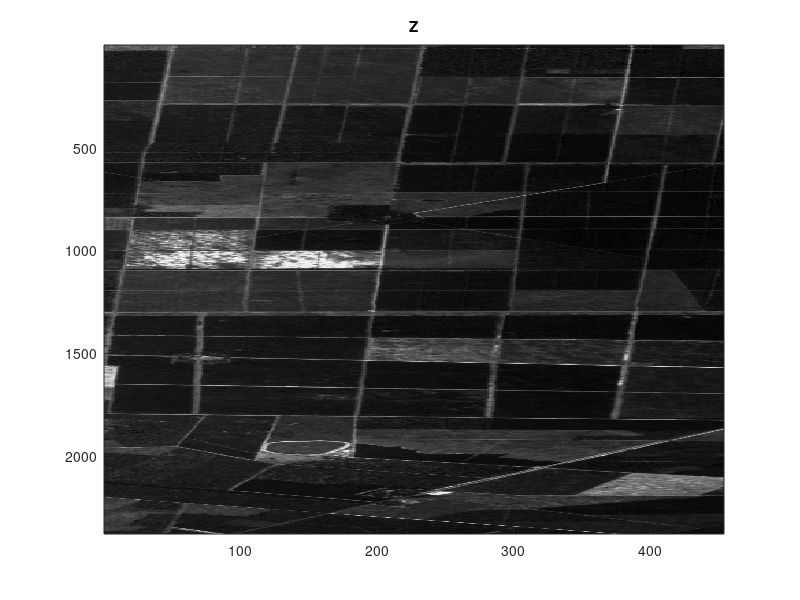
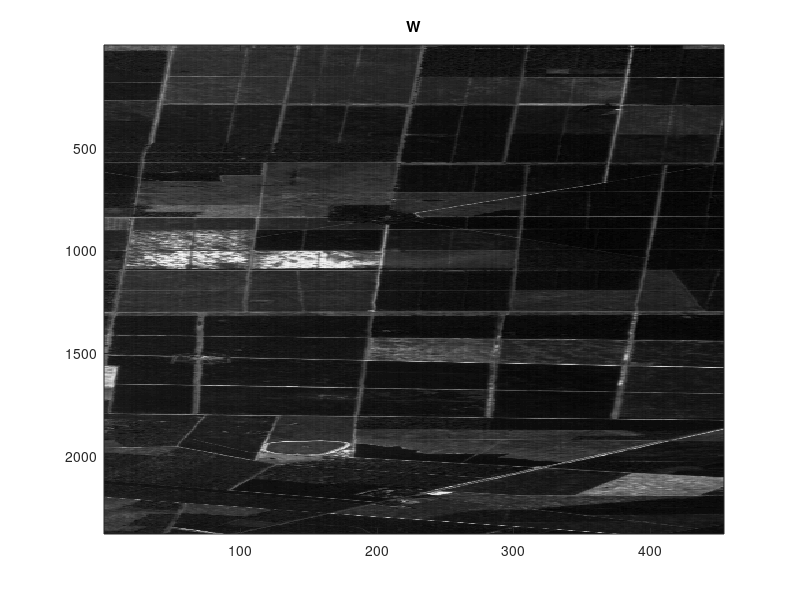
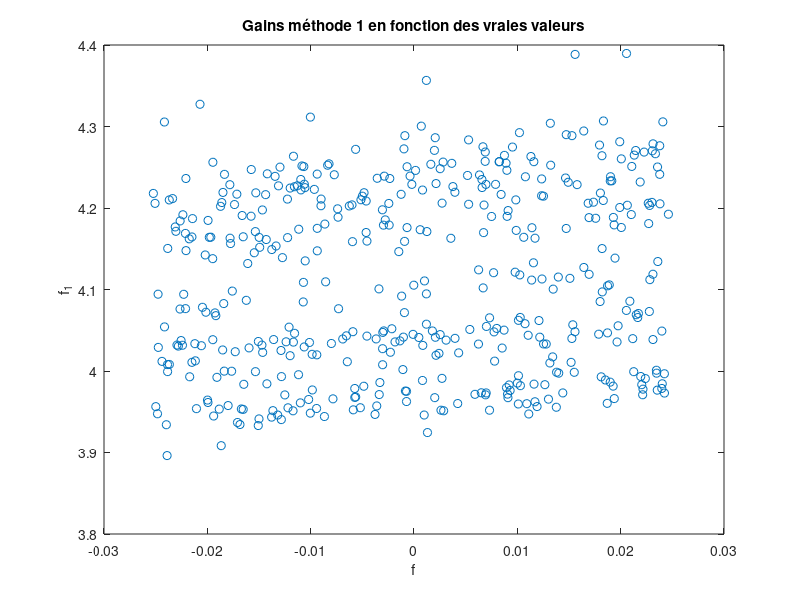
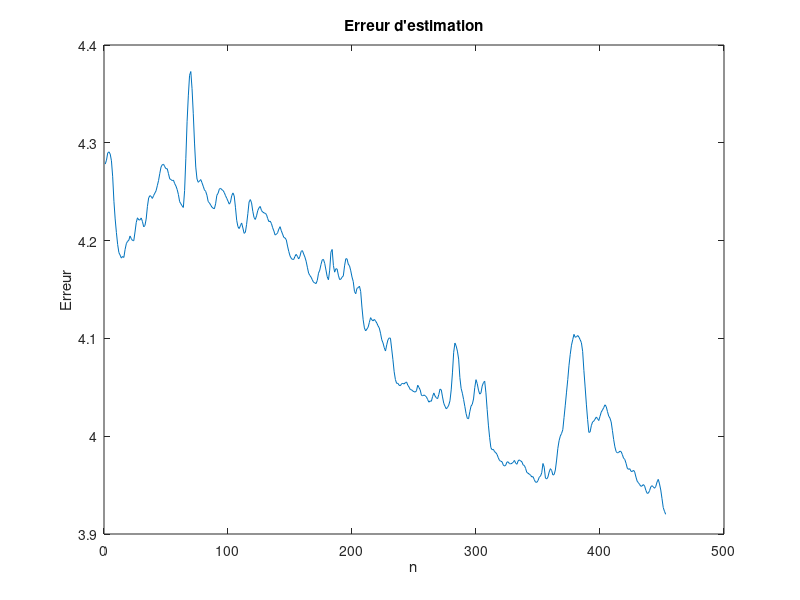

MATLAB code for these plots, in order: (Note: this script raises an error after producing the figures.)
clear akk
close all

load("TP1_Exemple")

[M N] = size(Z)
W = repmat(gth',size(Z,1),1).*Z;
V = log(W);
Y = log(Z); 
f = log(gth);

figure(1)
imagesc(Z); colormap gray
title('Z')
figure(2)
imagesc(W); colormap gray
title('W')

% Méthode 0
err = 1/sqrt(N)*norm(f)

% Méthode 1
f_1 = mean(V)';
f_centree = f-mean(f);
err = 1/sqrt(M)*norm(f_centree-f_1)

figure(3)
plot(f, f_1, 'o')
title("Gains méthode 1 en fonction des vraies valeurs")
xlabel('f')
ylabel('f_1')

figure(4)
plot(f_1-f)
title('Erreur d''estimation')
xlabel('n')
ylabel('Erreur')

figure(5)
nb_f = 8*2^nextpow2(length(f));
freq = linspace(0,1,nb_f);
plot(freq,abs(fft(f_1-f,nb_f)))
xlim([0 0.5])

figure(6)
plot(f_1-mean(f_1))
hold on
plot(f_centree)
xlabel('n')
title('Valeurs des gains')

% m&thode 2
dV = diff(V')';
df = zeros(N-1,1);
f_2 = zeros(N,1);
for n = 1:N-1
    df(n) = median(dV(:,n));
end
for n = 1:N
    f_2(n) = sum(df(1:n-1));
end

%methode 3
lbds = linspace(0,1.5,100);  
err = zeros(length(lbds),1);
e = ones(N,1);
D = spdiags([-e e], 0:1, N-1, N);
s = sum(V) / M;
for i = 1:length(lbds)
    f_3 = (D'*D+lbds(i)*speye(N)) \ D'*D*s';
    err(i) = sum((f-f_3).^2);
end

[err_min, ind_opti] = min(err);
f_3 = (D'*D+lbds(ind_opti)*speye(N)) \ D'*D*s';

figure(7)
plot(lbds,err)
title('Erreur en fonction de la valeur de lbd')
xlabel("lbd")
ylabel("Erreur")

% methode 4
lbds = linspace(0,3000,100);  
f_4 = zeros(N,1);
for i = 1:length(lbds)
    f_4 = MAPL1(V',D,lbds(i));
    err(i) = sum((f-f_4).^2);
end

[err_min, ind_opti] = min(err);
f_4=MAPL1(V',D,lbds(ind_opti));

figure(8)
plot(lbds,err)
title('Erreur de la methode 4 en fonction de la valeur de lbd')
xlabel("lbd")
ylabel("Erreur")

% affichage resultats
figure(9)
plot(f_centree)
hold on
plot(f_1 - mean(f_1))
plot(f_2 - mean(f_2))
plot(f_3 - mean(f_3))
plot(f_4 - mean(f_4))
legend('coeff ideal','methode 1','methode 2','methode 3', 'methode 4')
